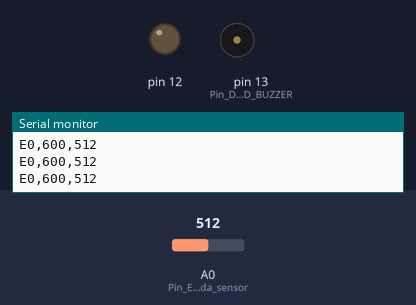
A sketch run on a simulated Arduino Uno, built with avr-gcc and run on an emulated ATmega328P. Shown: output pins drawn as LEDs (lit = HIGH), buzzer (waves = sounding, pin HIGH), the last lines printed to the serial monitor. The inputs (shaded band) are chosen by the test bench; at power-on: A0 (Pin_Entrada_sensor) = 512.

Above: at 1.2 s.
1.3 s: A0 (Pin_Entrada_sensor) set to 522
2.8 s: A0 (Pin_Entrada_sensor) set to 541
At 4.0 s:
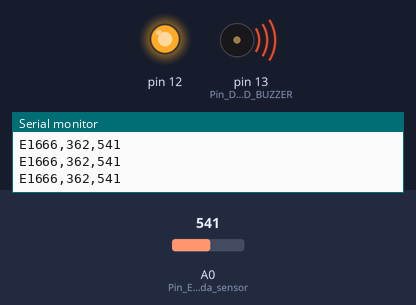
4.3 s: A0 (Pin_Entrada_sensor) set to 90
At 5.2 s:
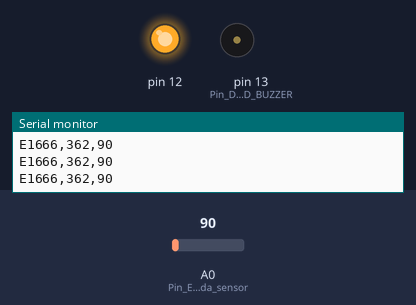
5.8 s: A0 (Pin_Entrada_sensor) set to 716
At 6.3 s:
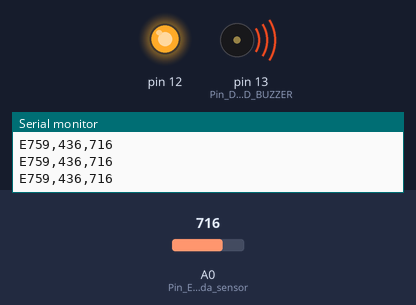
8.8 s: A0 (Pin_Entrada_sensor) set to 511
At 9.8 s:
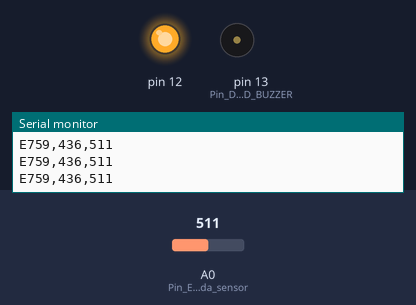
Timing chart, 0 to 11.3 s (numbered marks = the images above; inputs shaded):
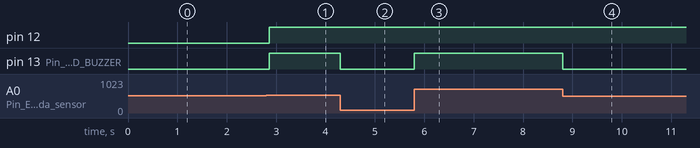

Measured:
- the behaviour switches between 530 and 531 on A0 (Pin_Entrada_sensor) (found by bisection; images 0 and 1)
- after the input at 2.8 s, pin 12, pin 13 (Pin_Desvanecimiento_LED_BUZZER): LOW → HIGH after 0.06 s
- after the input at 4.3 s, pin 13 (Pin_Desvanecimiento_LED_BUZZER): HIGH → LOW at once
- after the input at 5.8 s, pin 13 (Pin_Desvanecimiento_LED_BUZZER): LOW → HIGH at once
- after the input at 8.8 s, pin 13 (Pin_Desvanecimiento_LED_BUZZER): HIGH → LOW at once

The sketch:

Arduino_Uno_Pulsometro.ino
```cpp
//VARIABLES:
volatile int Transcurrido_Array[10];             // Arreglo para registrar el tiempo transcurrido entre cada pulso(IBI).
volatile unsigned long Respaldo_Conteo = 0;      // Contador de respaldo
volatile unsigned long Momento_UltimoPulso = 0;  // Tiempo transcurrido hasta el ultimo pulso.
volatile int P =512;                             // Punto mas alto de una onda de pulso.
volatile int T = 512;                            // Punto inicial del pico de onda.
volatile int ValorMedioREF = 530;                // Punto medio del pico de onda.
volatile int AnchoOndaValido = 0;                // Ancho del pico de onda.
volatile boolean Primer_Pulso = true;            // Primera porcion de pulso para el calculo del BPM (arreglo).
volatile boolean Segundo_Pulso = false;          // Segunda porcion de pulso para el registro del BPM (arreglo).
int Pin_Entrada_sensor = 0;                      // Pin A0, donde se recibe la señal del sensor.
int Pin_Desvanecimiento_LED_BUZZER = 13;         // Pin 13, donde emite un sonido o luz en cada pulso.
// Volatile Variables, es un tipo variable que cuando ya es usada se desecha el valor que contine y toma uno nuevo.
// Mediante volatile se actualizan los datos tomados
volatile boolean Q_S = false;
volatile int BPM;                                // Pulsos por Minuto se actualiza constantemente.
volatile int signal_sensor;                      // Almacena todos los datos enviados por el sensor.
volatile int IBI = 600;                          // Almacena el tiempo entre cada de pulso (Valor 600 de referencia).
volatile boolean Pulso = false;                  // Para la deteccion de pulso valido.

void setup() { //setup() es la parte encargada de recoger la configuración.

pinMode (12,OUTPUT);

pinMode(Pin_Desvanecimiento_LED_BUZZER,OUTPUT); // Declaramos el LED o Buzzer que se acciona por cada pulso.
Serial.begin(9600);                             // Velocidad muestreo o toma de datos del arduino
interruptSetup();                               // Metodo que ejecuta la configuracion inicial del interrupt.

}
void interruptSetup(){                           //CONFIGURACION

  TCCR2A = 2;    // Desactiva la modulacion de onda en los pines 3 y 11, y va al CTC modo
  TCCR2B = 6;    // no forzar la comparacio preescalar a 256
  OCR2A = 124;   // Cantidad de ciclos 124 a 500Mhz
  TIMSK2 = 2;    // ACTIVA LAS PAUSA  DEL MARCADOR ENTRE EL (timer)
  sei();         // DEFINE GLOBALMENTE LOS PARAMETROS ESTALECIDOS ARRIBA INICIANDOSE
}
void loop() {     // Metodo principal que se ejecuta varias veces.
                  // NOTA! ESTE SE EJECUTA SIMULTANEAMENTE CON EL INTERRUPT.
   serialOutput();// Metodo de salida (muestra los valores finales).
   delay(1.67); } // Tiempo de espera en mili-segundos.


  void serialOutput(){
   Serial.print("E");  // "E" indica el inicio de valores en la app.
   Serial.print(BPM);  // Valor de pulsos por minuto.
   Serial.print(",");  // "," Separacion de un dato en la app y monitor Serie.
   Serial.print(IBI);  // Tiempo transcurrido entre pulsos(ms).
   Serial.print(",");  // "," Separacion de un dato en la app y monitor Serie.
   Serial.println(signal_sensor);
              }
// Rutina de servicio de interrupcion:ISR.
ISR(TIMER2_COMPA_vect){
  cli();                                         // Detiene el servicio de interrupcion de rutina (ISR).
  signal_sensor= analogRead(Pin_Entrada_sensor); // Lectura del valor arrojado por el sensor.
  Respaldo_Conteo += 2;                          // Lleva un conteo auxiliar acumulado a 2 por ciclo.
  int N = Respaldo_Conteo - Momento_UltimoPulso; // "N" registra el tiempo despues de el ultimo pulso.

  // encuetra un pico optimo donte empezar los calculos del pulso  cardiaco.

  if(signal_sensor< ValorMedioREF && N > (IBI/5)*3){   // Evita los falsos latidos o latidos no validos.
    if (signal_sensor< T){                             // SI la lectura del pulso es mayor a 512.
        T = signal_sensor;                             // Pulso de pico mas bajo.
    }
  }
  if(signal_sensor> ValorMedioREF && signal_sensor> P){ // Condicion para captar picos superiores (por encima de 530).

    P = signal_sensor;                                  // P es el punto mas alto.
  }

  if (N > 250){       // Condicion cuando han transcurrido mas de 250 ms.
    if ( (signal_sensor> ValorMedioREF) && (Pulso == false) && (N > (IBI/5)*3) ){
      Pulso = true;                                        // Se activa para posibles pulsos.
      digitalWrite(Pin_Desvanecimiento_LED_BUZZER,HIGH);   // Activa el pin 13.
      IBI = Respaldo_Conteo - Momento_UltimoPulso;         // Medida  entre pico a pico de un pulso en ms.
      Momento_UltimoPulso = Respaldo_Conteo;               //Guarda el ultimo pulso en otra variale.
      if(Segundo_Pulso){                        // Evalua si se registro un pulso antes (si ya paso por el primero)
        Segundo_Pulso = false;                  // Pone el valor en falso para evaluar nuevamente la condicion.
        for(int i=0; i<=9; i++){                // Toma todos los 10 valores validos de IBI.
                                                // los valores de IBI guardados son referencia para el BPM.
                                                // IBI esta medido en ms  y los almacena en una variable.
          Transcurrido_Array[i] = IBI;          // Guarda el valor de los IBI obtenidos.
        }
      }
      if(Primer_Pulso){                         // Evalua el primer pulso y prepara el segundo pulso.
        Primer_Pulso = false;                   // Cambiamos a false para que evalue nuevamente la condicion.
        Segundo_Pulso = true;                   // Da aviso que el pulso siguiente es el segundo.
        sei();                                  // Reanuda la interrupciones.
      }
      word  runningTotal = 0;                   // Guarda la sumatoria de todos los valores del IBI ms.

      for(int i=0; i<=8; i++){                              // Ciclo para filtrar los datos de "Transcurrido_Array".
        Transcurrido_Array[i] = Transcurrido_Array[i+1];    // Organizamos el arreglo para dejar solo los valores actuales.
        runningTotal += Transcurrido_Array[i];              // Suma de IBI contenidos en las primeras 8 posiciones del arreglo.
      }

      Transcurrido_Array[9] = IBI;                          // Ingresa el ultimo valor de IBI.
      runningTotal += Transcurrido_Array[9];                // Agrega el ultimo IBI a runningTotal.
      runningTotal /= 10;                                   // Promedio de los ultimos 10 IBI.
      BPM = 60000/runningTotal;                             // Cantidad de pulsaciones por minuto.

   }


}
  if ((signal_sensor < ValorMedioREF) && (Pulso == true)){ // Cuando capture el final de un pulso CARDIACO valido.
    digitalWrite(Pin_Desvanecimiento_LED_BUZZER,LOW);      // Apaga el pin 13 LED (PRENDE Y APAGA SEGUN EL PULSO).
    Pulso = false;                                         // Pone el pulso en "false" por que ya esta en el punto final del pulso (S)
    AnchoOndaValido = P - T;                               // Mide la distancia que existe eNtre el puNto del pulso mas alto y el puNto mas bajo de la lectura de pulso
    ValorMedioREF = AnchoOndaValido/2 + T;                 // una pendiente cuya longitud determina la altura de la onda

    P = ValorMedioREF;       // Actualiza valores.
    T = ValorMedioREF;
  }

  if (N > 2500){            // Si han pasado 2.5 segundos y no hay un pulso, tome valores iniciales

    ValorMedioREF = 530;                         // ValorMedioREF POR DEFECTO EL MISMO VALOR De INICIO
    P = 512;                                    // VARIABLE P Y T  a  valor 512  como al inicio
    T = 512;
    Momento_UltimoPulso = Respaldo_Conteo;      // Llama el ultimo pulso que exista del contador de muestra
    Primer_Pulso = true;                        // El primer pulso toma el valor inicial por defecto
    Segundo_Pulso = false;                      // El segundo pulso toma el valor inicial por defecto
  }
   // FIN DEL  METODO DE CUANTIFICACION DE DATOS VALIDOS

sei();       // Inicia nuevamente las Interrupciones.

if (BPM > 100){

digitalWrite (12,HIGH);

}
}
```
